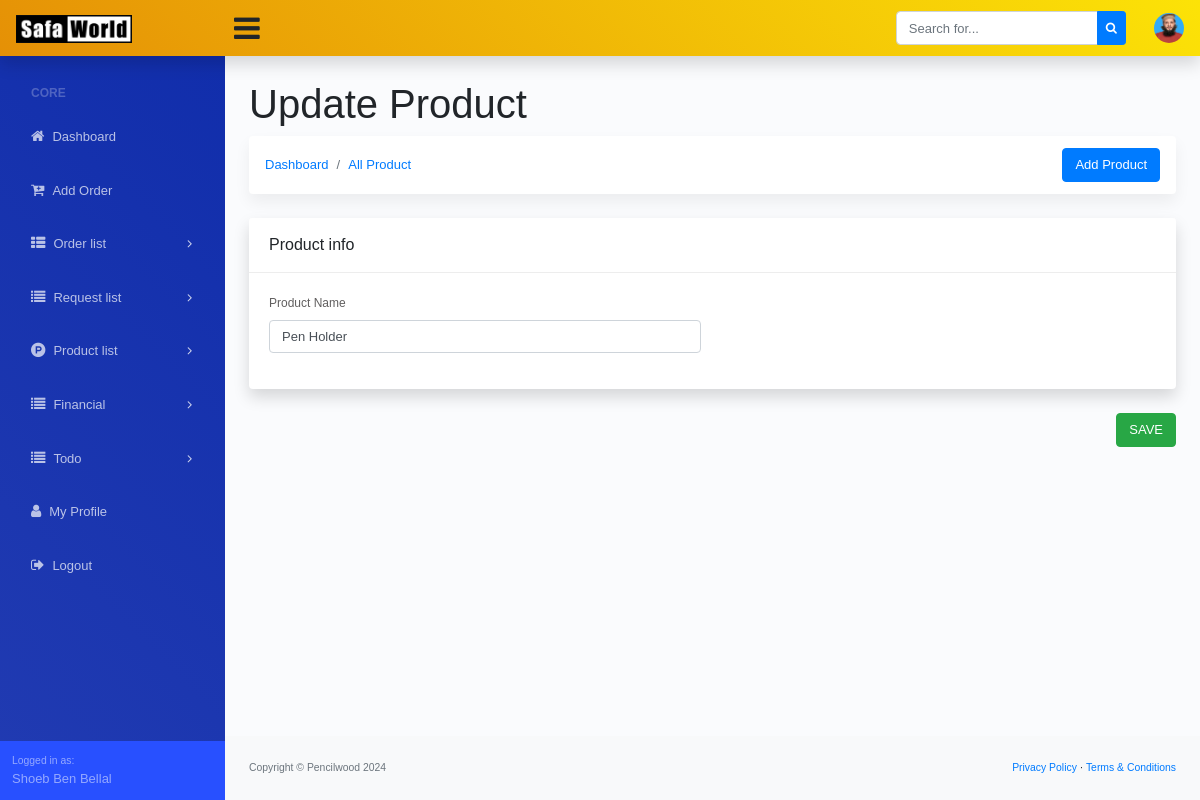
The app's page /1/update/ (signed in) with its own data.
### dashboard/models.py (models this page shows, shortened)
class Site_Settings(models.Model):
    fav_icon = models.ImageField(upload_to='logo/', blank=True, null=True)
    logo = models.ImageField(upload_to='logo/', blank=True, null=True)
    website_name = models.CharField(max_length=200, blank=True, null=True)
    website_title = models.CharField(max_length=1000, blank=True, null=True)
    copyright_company = models.CharField(max_length=200)
    copyright_year = models.CharField(max_length=4)

### account/models.py (models this page shows, shortened)
class Custom_User(AbstractUser):
    USER_TYPE = (
        ('Admin', 'Admin'),
        ('Staff', 'Staff'),
        ('Factory Staff', 'Factory Staff'),
    )
    user_type = models.CharField(max_length=20, choices=USER_TYPE, blank=True, null=True)
    email = models.EmailField(("email address"), blank=True, unique=True)
    phone_number = models.CharField(max_length=14, blank=True, null=True)
    profile_picture = models.ImageField(upload_to='profile-picture/', blank=True, null=True)
    USERNAME_FIELD = "email"
    REQUIRED_FIELDS = ["username"]

### order/models.py (models this page shows, shortened)
class Product(models.Model):
    name = models.CharField(max_length=250)
    slug = models.SlugField(max_length=250, blank=True, null=True)
    created_date = models.DateTimeField(auto_now_add=True)

### dashboard/views.py (the view)
# urls.py: path('<int:pk>/update/', ProductUpdateView.as_view(), name='product-update'),
class ProductUpdateView(LoginRequiredMixin, UpdateView):
    model = Product
    form_class = ProductForm
    template_name = 'product/product_form.html'
    success_url = reverse_lazy('product_list')

### dashboard/forms.py
class ProductForm(forms.ModelForm):
    name = forms.CharField(max_length=50, widget=forms.TextInput(attrs={
        'class': 'form-control', 'id': 'inputName', 'placeholder': 'Enter Product Name',
    }))
    class Meta:
        model = Product
        fields = ['name']

### dashboard/context_processor.py (called while the page is built)
def website_settings(request):
    website_setting = Site_Settings.objects.all().first()
    return {'website_setting': website_setting}

### templates/product/product_form.html (shortened to what this page needs)
{% extends '../base.html' %}
{% block dashboard_body %}
<main>
   <form method="POST">
      <div class="container-fluid">
         <h1 class="mt-4">{% if object %}Update{% else %}Add New{% endif %} Product</h1>
         <ol class="breadcrumb mb-4 d-flex justify-content-between align-items-center">
            <div class="d-flex align-items-center">
                <li class="breadcrumb-item"><a href="{% url 'dashboard' %}">Dashboard</a></li>
                <li class="breadcrumb-item"><a href="{% url 'product_list' %}">All Product</a></li>
            </div>
            <li class="breadcrumb-item ml-auto">
                <a href="{% url 'product-create' %}" class="btn btn-primary" style="margin-left: 10px;">Add Product</a>
            </li>
        </ol>
         <div class="row">
            <div class="col-xl-12">
               <div class="card mb-4">
                  <div class="card-header">
                     Product info
                  </div>
                  <div class="card-body">
                     <div class="row">
                        <div class="col-md-6">
                           <div class="form-group">
                              <label>Product Name</label>
                              {{form.name}}
                           </div>
                        </div>
                     </div>
                  </div>
               </div>
            </div>
         </div>
         <div class="text-right mb-4">
            <button type="submit" class="btn btn-success">
                SAVE
            </button>
         </div>
      </div>
   </form>
</main>
{% endblock dashboard_body %}

### templates/base.html (shortened to what this page needs)
{% load static %}
<!DOCTYPE html>
<html lang="en">
<head>
  <link href="https://cdn.jsdelivr.net/npm/bootstrap@5.3.2/dist/css/bootstrap.min.css" rel="stylesheet"
>
  <link href="{% static 'assets/css/dataTables.bootstrap4.min.css' %}" rel="stylesheet">
  <link href="{% static 'assets/css/styles.css' %}" rel="stylesheet" />
  <link rel="stylesheet" href="https://cdnjs.cloudflare.com/ajax/libs/font-awesome/4.7.0/css/font-awesome.min.css">
</head>
<body class="sb-nav-fixed">
  {% include './navbar.html' %}
  <div id="layoutSidenav">
    <div id="layoutSidenav_nav">
      {% include './side_navbar.html' %}
    </div>
    <div id="layoutSidenav_content">
      {% block dashboard_body %}
      {% endblock dashboard_body %}
      <footer class="py-4 bg-light mt-auto">
        <div class="container-fluid">
          <div class="d-flex align-items-center justify-content-between small">
            <div class="text-muted">Copyright &copy; {{website_setting.copyright_company}} {{website_setting.copyright_year}}</div>
            <div>
              <a href="">Privacy Policy</a>
              &middot;
              <a href="">Terms &amp; Conditions</a>
            </div>
          </div>
        </div>
      </footer>
    </div>
  </div>
</body>
</html>

### templates/navbar.html (shortened to what this page needs)
{% load static %}
<nav class="sb-topnav navbar navbar-expand navbar-light shadow-sm bg-warning">
    <a class="navbar-brand" href="{% url 'dashboard' %}">
        <img alt="logo" src="
        {% if website_setting.logo %}
        {{website_setting.logo.url}}
        {% endif %}
        " width="60%">
    </a>
    <button class="btn btn-link btn-sm order-1 order-lg-0" id="sidebarToggle" href="#"
        style="font-size: 30px !important;"><i class="fa fa-bars"></i></button>
    <form class="d-none d-md-inline-block form-inline ml-auto mr-0 mr-md-3 my-2 my-md-0">
        <div class="input-group">
            <input class="form-control" type="text" placeholder="Search for..." aria-label="Search"
                aria-describedby="basic-addon2" />
            <div class="input-group-append">
                <button class="btn btn-primary btn-sm" type="button"><i class="fa fa-search"></i></button>
            </div>
        </div>
    </form>
    <ul class="navbar-nav ml-auto ml-md-0">
        <li class="nav-item dropdown no-arrow ml-1 osahan-profile-dropdown">
            <a class="nav-link dropdown-toggle pr-0" href="#" role="button" data-toggle="dropdown" aria-haspopup="true"
                aria-expanded="false">
                {% if request.user.profile_picture %}
                <img class="img-profile rounded-circle" src="{{request.user.profile_picture.url}}">
                {% else %}
                <i class="fa fa-user-circle" style="font-size: 35px;"></i>
                {% endif %}
            </a>
        </li>
    </ul>
</nav>

### templates/side_navbar.html (shortened to what this page needs)
{% url 'dashboard' as admin_dashboard_url %}
<nav class="sb-sidenav accordion sb-sidenav-dark" id="sidenavAccordion">
    <div class="sb-sidenav-menu">
        <div class="nav">
            <div class="sb-sidenav-menu-heading">Core</div>
            <a class="nav-link Active" href="{{admin_dashboard_url}}">
                <div class="sb-nav-link-icon"><i class="fa fa-home"></i></div>
                Dashboard
            </a>
            <a class="nav-link Active" href="{% url 'add_new_order' %}">
                <div class="sb-nav-link-icon"><i class="fa fa-cart-plus"></i></div>
                Add Order
            </a>
            <a class="nav-link collapsed" href="#" data-toggle="collapse" data-target="#collapseOrder"
                aria-expanded="false" aria-controls="collapseOrder">
                <div class="sb-nav-link-icon"><i class="fa fa-th-list"></i></div>
                Order list
                <div class="sb-sidenav-collapse-arrow"><i class="fa fa-angle-down"></i></div>
            </a>
            <a class="nav-link collapsed" href="#" data-toggle="collapse" data-target="#collapseRequest"
                aria-expanded="false" aria-controls="collapseRequest">
                <div class="sb-nav-link-icon"><i class="fa fa-list"></i></div>
                Request list
                <div class="sb-sidenav-collapse-arrow"><i class="fa fa-angle-down"></i></div>
            </a>
            <a class="nav-link collapsed" href="#" data-toggle="collapse" data-target="#collapseProduct"
                aria-expanded="false" aria-controls="collapseProduct">
                <div class="sb-nav-link-icon"><i class="fa fa-product-hunt"></i></div>
                Product list
                <div class="sb-sidenav-collapse-arrow"><i class="fa fa-angle-down"></i></div>
            </a>
            <a class="nav-link collapsed" href="#" data-toggle="collapse" data-target="#collapseFinancial"
                aria-expanded="false" aria-controls="collapseRequest">
                <div class="sb-nav-link-icon"><i class="fa fa-list"></i></div>
                Financial
                <div class="sb-sidenav-collapse-arrow"><i class="fa fa-angle-down"></i></div>
            </a>
            <a class="nav-link collapsed" href="#" data-toggle="collapse" data-target="#collapseTodo"
                aria-expanded="false" aria-controls="collapseRequest">
                <div class="sb-nav-link-icon"><i class="fa fa-list"></i></div>
                Todo
                <div class="sb-sidenav-collapse-arrow"><i class="fa fa-angle-down"></i></div>
            </a>
            <a class="nav-link Active" href="{% url 'my_profile' %}">
                <div class="sb-nav-link-icon"><i class="fa fa-user"></i></div>
                My Profile
            </a>
            <a class="nav-link" href="{% url 'logout' %}">
                <div class="sb-nav-link-icon"><i class="fa fa-sign-out"></i></div>
                Logout
            </a>
        </div>
    </div>
    <div class="sb-sidenav-footer">
        <div class="small">Logged in as:</div>
        {{request.user.first_name}} {{request.user.last_name}}
    </div>
</nav>

### records on screen
Site_Settings: logo (picture), copyright_company "Pencilwood", copyright_year "2024"
Custom_User: user.profile_picture (picture), user.first_name "Shoeb Ben", user.last_name "Bellal"
Product: name "Pen Holder"
